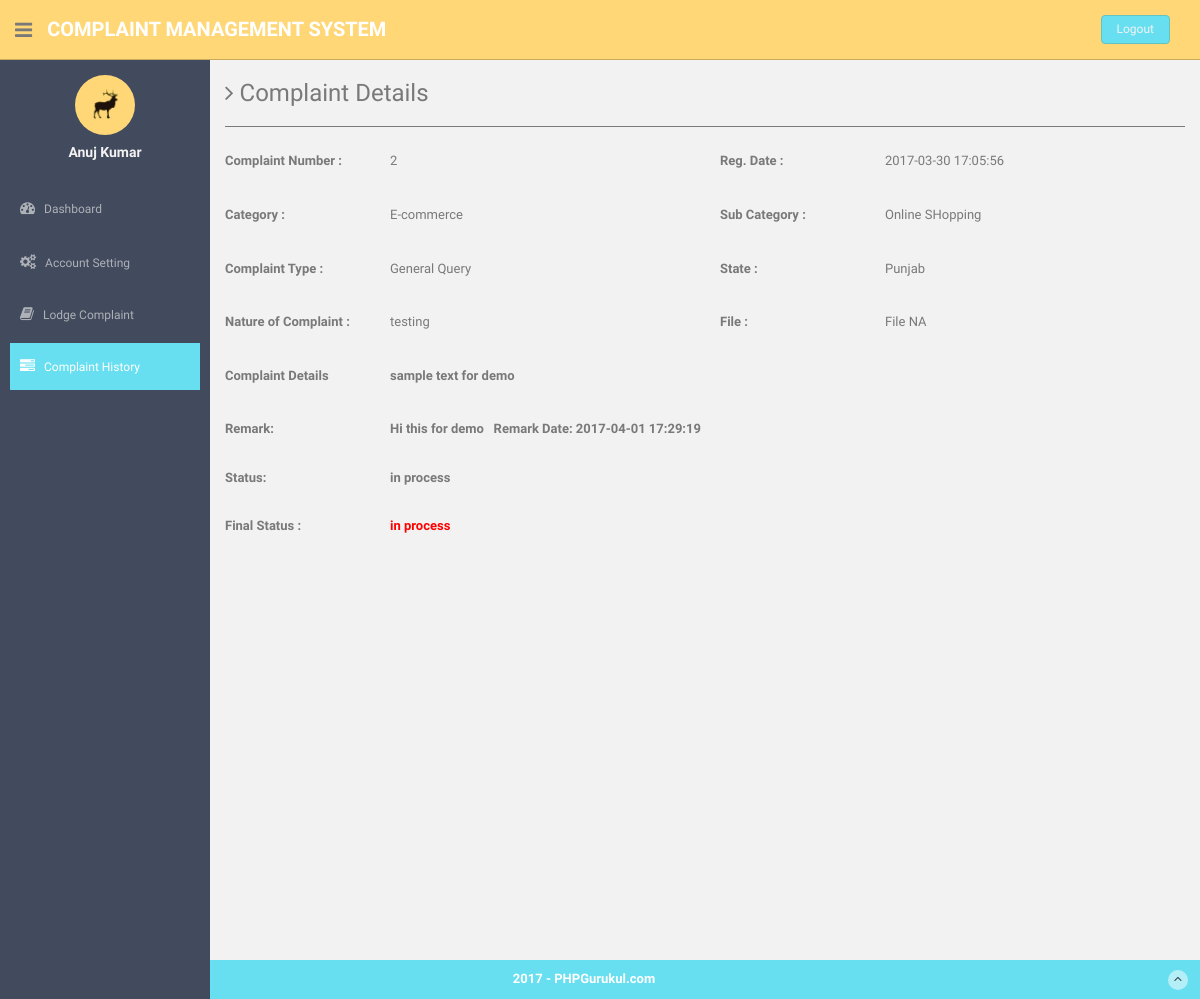
/users/complaint-details.php?cid=2 (signed in), run on the app's committed database.
### tables this page shows
CREATE TABLE IF NOT EXISTS `tblcomplaints` (
  `complaintNumber` int(11) NOT NULL,
  `userId` int(11) NOT NULL,
  `category` int(11) NOT NULL,
  `subcategory` varchar(255) NOT NULL,
  `complaintType` varchar(255) NOT NULL,
  `state` varchar(255) NOT NULL,
  `noc` varchar(255) NOT NULL,
  `complaintDetails` mediumtext NOT NULL,
  `complaintFile` varchar(255) DEFAULT NULL,
  `regDate` timestamp NOT NULL DEFAULT CURRENT_TIMESTAMP,
  `status` varchar(50) DEFAULT NULL,
  `lastUpdationDate` timestamp NOT NULL DEFAULT '0000-00-00 00:00:00' ON UPDATE CURRENT_TIMESTAMP
);

CREATE TABLE IF NOT EXISTS `category` (
  `id` int(11) NOT NULL,
  `categoryName` varchar(255) NOT NULL,
  `categoryDescription` longtext NOT NULL,
  `creationDate` timestamp NOT NULL DEFAULT CURRENT_TIMESTAMP,
  `updationDate` varchar(255) NOT NULL
);

CREATE TABLE IF NOT EXISTS `complaintremark` (
  `id` int(11) NOT NULL,
  `complaintNumber` int(11) NOT NULL,
  `status` varchar(255) NOT NULL,
  `remark` mediumtext NOT NULL,
  `remarkDate` timestamp NOT NULL DEFAULT CURRENT_TIMESTAMP
);

### users/complaint-details.php (the view, shortened to what this page needs)
<?php session_start();
if(strlen($_SESSION['login'])==0)
  {
header('location:index.php');
}
else{ ?>
<!DOCTYPE html>
<html lang="en">
  <head>
    <link href="assets/css/bootstrap.css" rel="stylesheet">
    <link href="assets/font-awesome/css/font-awesome.css" rel="stylesheet" />
    <link href="assets/css/style.css" rel="stylesheet">
    <link href="assets/css/style-responsive.css" rel="stylesheet">
  </head>
  <body>
  <section id="container" >
<?php include('includes/header.php');?>
<?php include('includes/sidebar.php');?>
      <section id="main-content">
          <section class="wrapper site-min-height">
          	<h3><i class="fa fa-angle-right"></i> Complaint Details</h3>
            <hr />
 <?php $query=mysql_query("select tblcomplaints.*,category.categoryName as catname from tblcomplaints join category on category.id=tblcomplaints.category where userId='".$_SESSION['id']."' and complaintNumber='".$_GET['cid']."'");
while($row=mysql_fetch_array($query))
{?>
          	<div class="row mt">
            <label class="col-sm-2 col-sm-2 control-label"><b>Complaint Number : </b></label>
          		<div class="col-sm-4">
          		<p><?php echo htmlentities($row['complaintNumber']);?></p>
          		</div>
<label class="col-sm-2 col-sm-2 control-label"><b>Reg. Date :</b></label>
              <div class="col-sm-4">
              <p><?php echo htmlentities($row['regDate']);?></p>
              </div>
          	</div>
<div class="row mt">
            <label class="col-sm-2 col-sm-2 control-label"><b>Category :</b></label>
              <div class="col-sm-4">
              <p><?php echo htmlentities($row['catname']);?></p>
              </div>
<label class="col-sm-2 col-sm-2 control-label"><b>Sub Category :</b> </label>
              <div class="col-sm-4">
              <p><?php echo htmlentities($row['subcategory']);?></p>
              </div>
            </div>
  <div class="row mt">
            <label class="col-sm-2 col-sm-2 control-label"><b>Complaint Type :</b></label>
              <div class="col-sm-4">
              <p><?php echo htmlentities($row['complaintType']);?></p>
              </div>
<label class="col-sm-2 col-sm-2 control-label"><b>State :</b></label>
              <div class="col-sm-4">
              <p><?php echo htmlentities($row['state']);?></p>
              </div>
            </div>
  <div class="row mt">
            <label class="col-sm-2 col-sm-2 control-label"><b>Nature of Complaint :</b></label>
              <div class="col-sm-4">
              <p><?php echo htmlentities($row['noc']);?></p>
              </div>
<label class="col-sm-2 col-sm-2 control-label"><b>File :</b></label>
              <div class="col-sm-4">
              <p><?php $cfile=$row['complaintFile'];
if($cfile=="" || $cfile=="NULL")
{
  echo htmlentities("File NA");
}
else{ ?>
<a href="complaintdocs/<?php echo htmlentities($row['complaintFile']);?>"> View File</a>
<?php } ?>
              </p>
              </div>
            </div>
 <div class="row mt">
            <label class="col-sm-2 col-sm-2 control-label"><b>Complaint Details </label>
              <div class="col-sm-10">
              <p><?php echo htmlentities($row['complaintDetails']);?></p>
              </div>
            </div>
<?php $ret=mysql_query("select complaintremark.remark as remark,complaintremark.status as sstatus,complaintremark.remarkDate as rdate from complaintremark join tblcomplaints on tblcomplaints.complaintNumber=complaintremark.complaintNumber where complaintremark.complaintNumber='".$_GET['cid']."'");
while($rw=mysql_fetch_array($ret))
{
?>
 <div class="row mt">
<label class="col-sm-2 col-sm-2 control-label"><b>Remark:</b></label>
              <div class="col-sm-10">
   <?php echo  htmlentities($rw['remark']); ?>&nbsp;&nbsp; <b>Remark Date: <?php echo  htmlentities($rw['rdate']); ?></b>
              </div>
            </div>
 <div class="row mt">
<label class="col-sm-2 col-sm-2 control-label"><b>Status:</b></label>
              <div class="col-sm-10">
 <?php echo  htmlentities($rw['sstatus']); ?>
              </div>
            </div>
<?php } ?>
 <div class="row mt">
<label class="col-sm-2 col-sm-2 control-label"><b>Final Status :</b></label>
              <div class="col-sm-4">
              <p style="color:red"><?php
if($row['status']=="NULL" || $row['status']=="" )
{
echo "Not Process yet";
} else{
              echo htmlentities($row['status']);
}
              ?></p>
              </div>
            </div>
<?php } ?>
		</section><! --/wrapper -->
      </section>
<?php include('includes/footer.php');?>
  </section>
  </body>
</html>
<?php } ?>

### users/assets/css/style.css (style rules this page uses)
body { color: #797979; background: #f2f2f2; font-family: 'Ruda', sans-serif; padding: 0px !important; margin: 0px !important; font-size:13px; }
#container { width: 100%; height: 100%; }
hr { margin-top: 20px; margin-bottom: 20px; border: 0; border-top: 1px solid #797979; }
.mt { margin-top: 25px; }
#main-content { margin-left: 210px; }
.wrapper { display: inline-block; margin-top: 60px; padding-left: 15px; padding-right: 15px; padding-bottom: 15px; padding-top: 0px; width: 100%; }
label { font-weight: 400; }
.site-min-height { min-height: 900px; }

### data on the page
tblcomplaints: complaintNumber "2", regDate "2017-03-30 17:05:56", category.categoryName "E-commerce", subcategory "Online SHopping", complaintType "General Query", state "Punjab", noc "testing", complaintDetails "sample text for demo", status "in process"
complaintremark: remark "Hi this for demo", remarkDate "2017-04-01 17:29:19", status "in process"

### other printed values
$row['fullName'] "Anuj Kumar"
